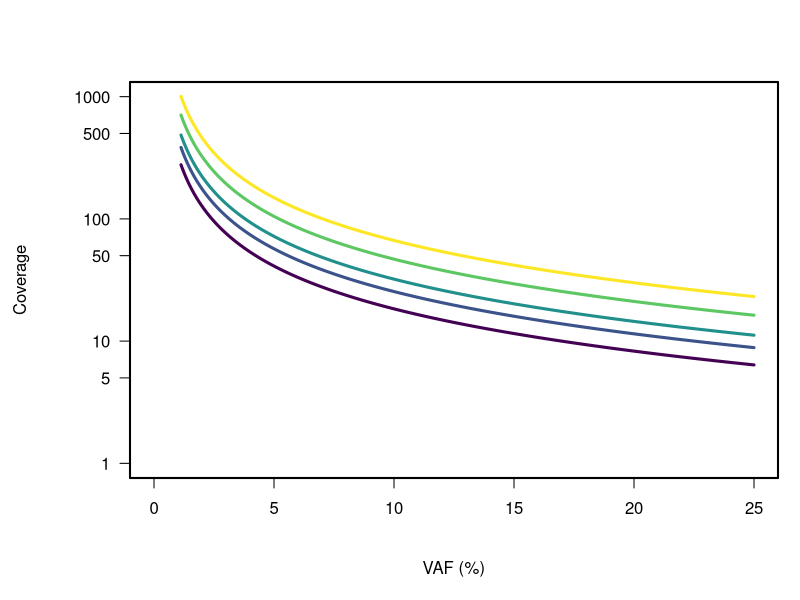
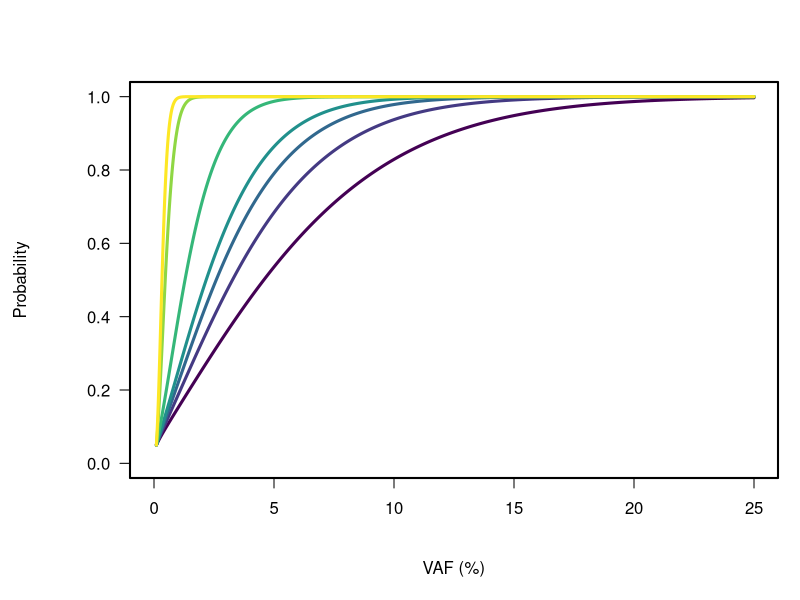

Reproduce these figures in R, in order.
library("viridis")
library("pwr")

n_len = 1000

p1 = seq(from = 0.01125, to = 0.25, length = n_len)
p2 = 10E-4
power = c(0.8, 0.9, 0.95, 0.99, 0.999)
n  = list()

for (i in 1:length(power)) {
	
	n[[i]] = vector(mode = "numeric", length = n_len)
	
	for (j in 1:n_len) {
		
		n[[i]][j] = pwr.p.test(h = ES.h(p1 = p1[j], p2 = p2), sig.level = 0.05, power = power[i], alternative = "greater")$n
	}
	
}

pdf(file = "Coverage_by_VAF_for_Power.pdf", width = 5, height = 5)
par(mar=c(6.1, 6.5, 4.1, 1.1))
plot(1, 1, type = "n", xlim = c(0, .25)*100, ylim = c(1, 1000), xlab = "", ylab = "", las = 1, log = "y")
for (i in 1:length(power)) {
	points(p1*100, n[[i]], type = "l", col = viridis(n = length(power))[i], lwd = 3)
}
mtext(side = 1, text = "VAF (%)", line = 4, cex = 1)
mtext(side = 2, text = "Coverage", line = 5, cex = 1)
box(lwd = 2)
dev.off()


n_len = 1000

p1 = seq(from = 0.001, to = 0.25, length = n_len)
p2 = 10E-4
n = c(20, 30, 40, 50, 100, 500, 1000)
power  = list()

for (i in 1:length(n)) {
	
	power[[i]] = vector(mode = "numeric", length = n_len)
	
	for (j in 1:n_len) {
		
		power[[i]][j] = pwr.p.test(h = ES.h(p1 = p1[j], p2 = p2), sig.level = 0.05, n = n[i], alternative = "greater")$power
	}
	
}

pdf(file = "Power_by_VAF_for_N.pdf", width = 5, height = 5)
par(mar=c(6.1, 6.5, 4.1, 1.1))
plot(0, 0, type = "n", xlim = c(0, .25)*100, ylim = c(0, 1), xlab = "", ylab = "", las = 1)
for (i in 1:length(n)) {
	points(p1*100, power[[i]], type = "l", col = viridis(n = length(power))[i], lwd = 3)
}
mtext(side = 1, text = "VAF (%)", line = 4, cex = 1)
mtext(side = 2, text = "Probability", line = 5, cex = 1)
box(lwd = 2)
dev.off()
